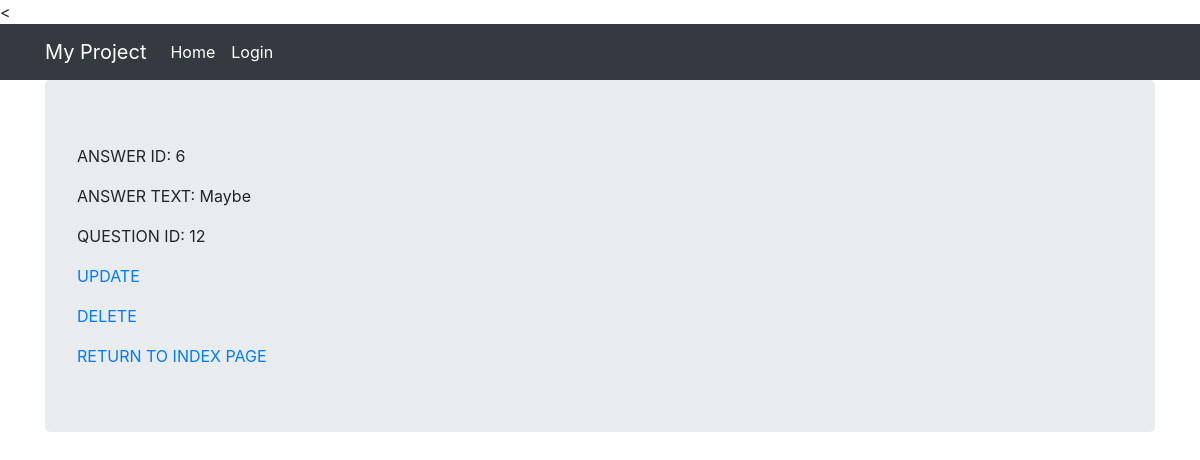
/polls/answers-detail-view/6/, run on the app's committed database.
### polls/models.py (models this page shows, shortened)
class Answer(models.Model):
    answer_text = models.CharField(max_length=128)
    date_added = models.DateTimeField(auto_now_add=True)
    question = models.ForeignKey(
        Question, on_delete=models.CASCADE, related_name="answers", blank=True, null=True
    )

class Question(models.Model):
    question_text = models.CharField(max_length=128)
    pub_date = models.DateTimeField(auto_now_add=True)
    poll = models.ForeignKey(
        Poll, on_delete=models.CASCADE, related_name="questions", blank=True, null=True
    )

### polls/views_class.py (the view)
class AnswerDetailView(DetailView):
    model = Answer
    template_name = "polls/my_answer.html"

### polls/templates/polls/my_answer.html
<{% extends "base.html" %}
{% block content %}
    <p>ANSWER ID: {{ answer.id }}</p>
    <p>ANSWER TEXT: {{ answer.answer_text }}</p>
    <p>QUESTION ID: {{ answer.question.id }}</p>
    <p><a href="{% url 'polls_class_views:answers-update-view' pk=answer.pk %}">UPDATE</a></p>
    <p><a href="{% url 'polls_class_views:answers-delete-view' pk=answer.pk %}">DELETE</a></p>
    <a href="{% url 'polls_views:index' %}">RETURN TO INDEX PAGE</a>
{% endblock %}

### data on the page
Answer: id "6", answer_text "Maybe", question.id "12"
